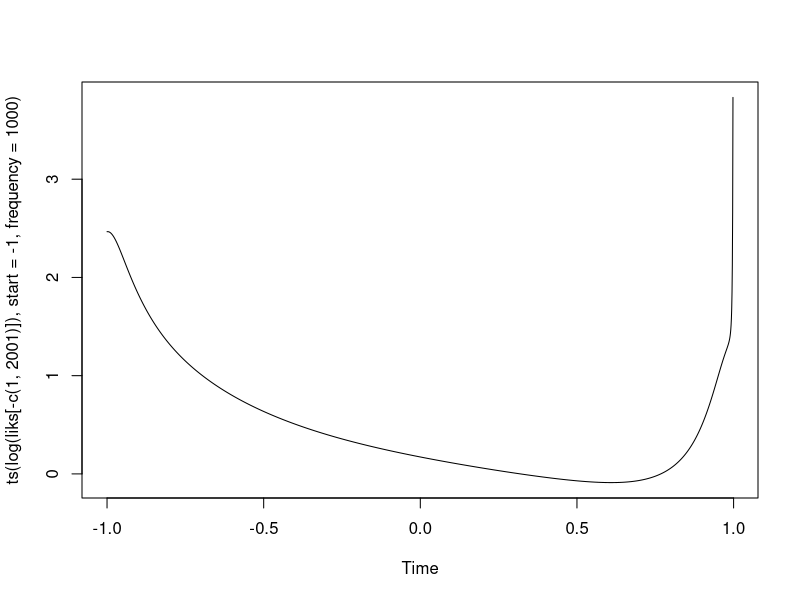

This chart was generated by the following R code:
## ---- chunk 1
knitr::opts_knit$set(root.dir = '/home/tucker/Documents/GitHub/BEwebinar/Data')
## ---- chunk 2
pgram.dft <- function(data)
{
	n <- length(data)
	gamma.hat <- acf(data,lag=n-1,type="covariance",plot=FALSE)$acf[,,1]
	lambda <- seq(-floor(n/2)+1,floor(n/2))*2*pi/n
	pgram <- cos(0*lambda)*gamma.hat[1]
	for(h in 1:(n-1))
	{
		pgram <- pgram + 2*cos(h*lambda)*gamma.hat[h+1]
	}
	pgram <- ts(pgram,start=0,frequency=n)
	return(pgram)
}
## ---- chunk 3
whittle.ma <- function(theta,sigma,pgram)
{
	n <- length(pgram)
	lambda <- seq(-floor(n/2)+1,floor(n/2))*2*pi/n
	q <- length(theta)
	f.spec <- rep(1,n)
	for(k in 1:q) { f.spec <- f.spec + theta[k]*exp(-1*1i*k*lambda) }
	f.spec <- Mod(f.spec)^2
	lik <- mean(pgram/f.spec)/sigma^2 + log(sigma^2)
	return(lik)	
}
## ---- chunk 4
ndc <- read.table("Nondefcap.dat")
ndc <- ts(ndc[,2],start=c(1992,3),frequency=12,names= "NewOrders")
pgram <- pgram.dft(diff(ndc)) 
whittle.ma(-.466,sqrt(.0053),pgram) + log(2*pi)
## ---- chunk 5
whittleprof.ma <- function(theta,pgram)
{
	n <- length(pgram)
	lambda <- seq(-floor(n/2)+1,floor(n/2))*2*pi/n
	q <- length(theta)
	f.spec <- rep(1,n)
	for(k in 1:q) { f.spec <- f.spec + theta[k]*exp(-1*1i*k*lambda) }
	f.spec <- Mod(f.spec)^2
	lik <- mean(pgram/f.spec) 
	return(lik)	
}
## ---- chunk 6
armapq.sim <- function(n,burn,ar.coefs,ma.coefs,innovar)
{
	p <- length(ar.coefs)
	q <- length(ma.coefs)
	z <- rnorm(n+burn+p+q,sd=sqrt(innovar))
	x <- filter(z,c(1,ma.coefs),method="convolution",sides=1)
	x <- x[(q+1):(q+n+burn+p)]
	y <- x[1:p]
	for(t in (p+1):(p+n+burn))
	{
		next.y <- sum(ar.coefs*y[(t-1):(t-p)]) + x[t]
		y <- c(y,next.y)
	}	
	y <- y[(p+burn+1):(p+burn+n)]
	return(y)
}

theta <- .7
sigma <- 1
n <- 100
x.sim <- armapq.sim(n,0,NULL,theta,sigma^2)
## ---- chunk 7
pgram <- pgram.dft(x.sim) 
thetas <- seq(-1000,1000)/1000
liks <- NULL
for(theta in thetas)
{
	liks <- c(liks,whittleprof.ma(theta,pgram))
}
plot(ts(log(liks[-c(1,2001)]),start=-1,frequency=1000))
thetas[which.min(liks[-c(1,2001)])+1]
## ---- chunk 8
pgram <- pgram.dft(diff(ndc)) 
theta.init <- 0
fit.ma1 <- optim(theta.init,whittleprof.ma,pgram=pgram,method="BFGS")
theta.ope <- fit.ma1$par
sig2.ope <- fit.ma1$value
print(c(theta.ope,sig2.ope))
